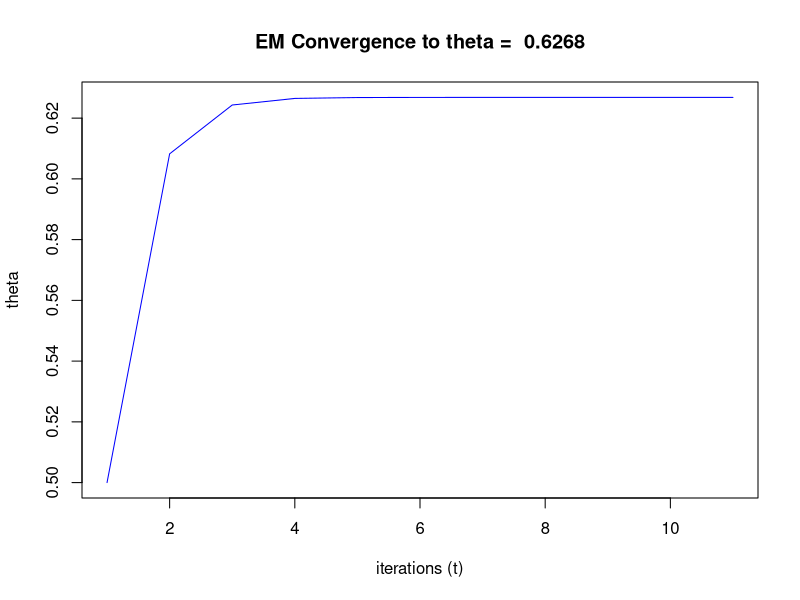

This figure's R source:
#Stats Modeling 1
#HW 04

################################################
###  SDS 383C - Stats Mod 1 - Problem 3b-ii  ###
################################################

#EM Algorithm for:

#	y = (y1, y2, y3)^T
#	observed y = (38, 34, 125)^T

#	y are observed counts from Multinomial(.5-t/2, t/4, .5+t/4)

myEM = function(y,theta0,gamma0,iter){
	
	#Note: gamma represents Z4.
	
	#Save each y value as its own variable.
	y1 = y[1]
	y2 = y[2]
	y3 = y[3]
	
	#Initialize vectors to hold iterations of parameters.
	theta = rep(0,iter)
	theta[1] = theta0
	
	gamma = rep(0,iter)
	gamma[1] = gamma0
	
	for(i in 1:iter){
		#Expectation Step
		gamma[i+1] = y3 * (theta[i] / (2 + theta[i]))
		
		#Maximization Step
		theta[i+1] = (y2 + gamma[i+1]) / (y1 + y2 + gamma[i+1]) 
	}
	
	return(list(thetahat=theta[iter], theta=theta, gamma=gamma, iter=iter, t=1:(iter+1)))
}

#Call function with our y values and some sensible starting guesses for the parameter estimates.
y = c(38,34,125)

gamma0 = 50
theta0 = .5

results = myEM(y,theta0,gamma0,iter=10)

#Output theta.hat value and plot theta_t versus iterations t.
results

jpeg(file='/Users/jennstarling/UTAustin/2016_Fall_SDS 383C_Statistical Modeling 1/Homework/HW 04/3-b-ii.jpg')
plot(results$t,results$theta,type='l',col='blue', xlab='iterations (t)', ylab='theta',
	main=paste('EM Convergence to theta = ',round(results$thetahat,4)))
dev.off()